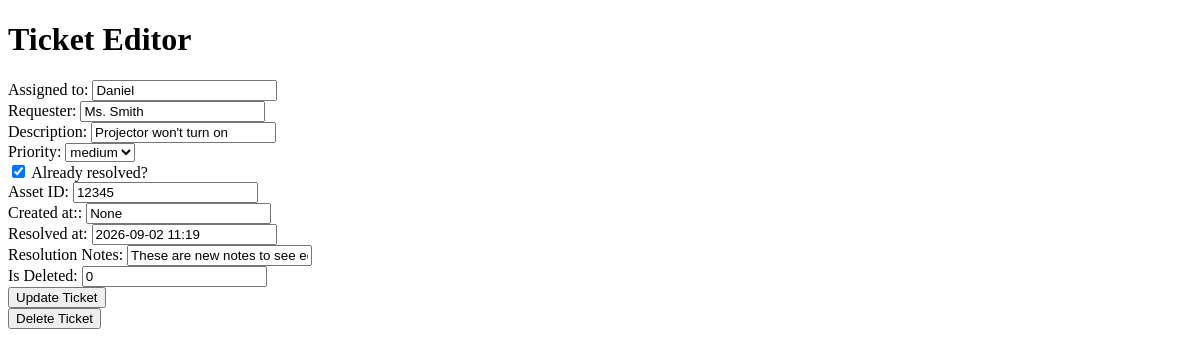
/ticket/1/edit, run on an earlier commit of the app's database.
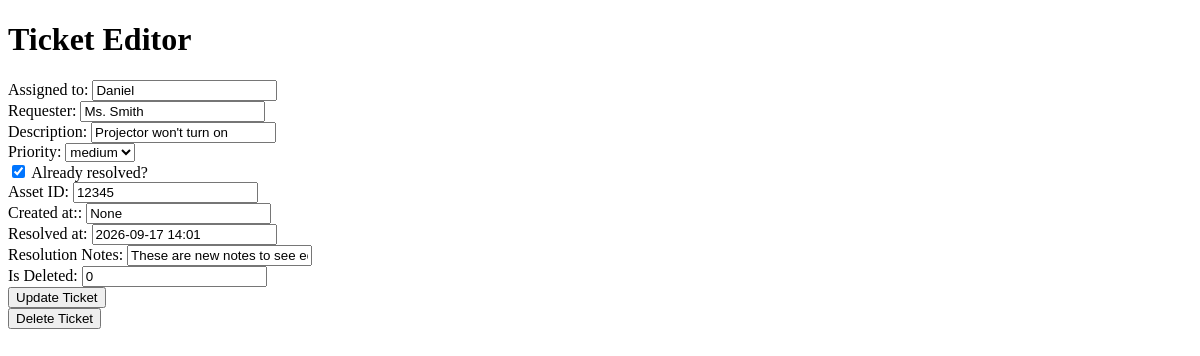
And on a later commit of the database.
### tables this page shows
CREATE TABLE tickets (
        id INTEGER PRIMARY KEY AUTOINCREMENT,
        assigned_to TEXT,
        requester TEXT,
        description TEXT,
        priority TEXT,
        status TEXT,
        asset_id TEXT,
        created_at TEXT,
        resolved_at TEXT
    , resolution_notes TEXT, is_deleted INTEGER DEFAULT 0);

### app.py (the view, shortened to what this page needs)
@app.route("/ticket/<int:ticket_id>/edit", methods=["GET", "POST"])
def edit_ticket(ticket_id):
    if request.method == "GET":
        db = sqlite3.connect("helpdesk.db")
        cursor = db.cursor()
        cursor.execute("SELECT * FROM tickets WHERE id = ?", (ticket_id,))
        ticket = cursor.fetchone()
        db.close()
        return render_template("edit_ticket.html", ticket=ticket)

### templates/edit_ticket.html (shortened to what this page needs)
<!DOCTYPE html>
<html>
    <head>
    </head>
    <body>
        <h1>Ticket Editor</h1>
        <form action="/ticket/{{ ticket[0] }}/edit" method="POST">
            <label>Assigned to:</label>
            <input type="text" name="assigned_to" value="{{ ticket[1] }}">
            <br>
            <label>Requester:</label>
            <input type="text" name="requester" value="{{ ticket [2]}}">
            <br>
            <label>Description:</label>
            <input type="text" name="description" value="{{ ticket[3] }}">
            <br>
            <label>Priority:</label>
            <select name="priority" >
                <option value="medium" {% if ticket[4] == "medium" %}selected{% endif %}>medium</option>
            </select>
            <br>
            <label>
            <input type="checkbox" name="already_resolved" value="yes" {% if ticket[5] == "Fixed" %}checked{% endif %}>
            Already resolved?
            </label>
            <br>
            <label>Asset ID:</label>
            <input type="text" name="asset_id" value="{{ ticket[6] }}">
            <br>
            <label>Created at::</label>
            <input type="text" name="created_at" value="{{ ticket[7] }}" readonly>
            <br>
            <label>Resolved at:</label>
            <input type="text" name="resolved_at" value="{{ ticket[8] }}" readonly>
            <br>
            <label>Resolution Notes:</label>
            <input type="text" name="resolution_notes" value="{{ ticket[9] }}">
            <br>
            <label>Is Deleted:</label>
            <input type="text" name="is_deleted" value="{{ ticket[10] }}">
            <br>
            <input type="submit" value="Update Ticket">
        </form>
        <form action="/ticket/{{ ticket[0] }}/delete" method="POST" onsubmit="return confirm('Are you sure you want to delete this ticket?');">
            <button type="submit">Delete Ticket</button>
        </form>
    </body>
</html>

What changed in the data, as far as the page shows it:
changed tickets "Daniel": resolved_at "2026-09-02 11:19" → "2026-09-17 14:01"
